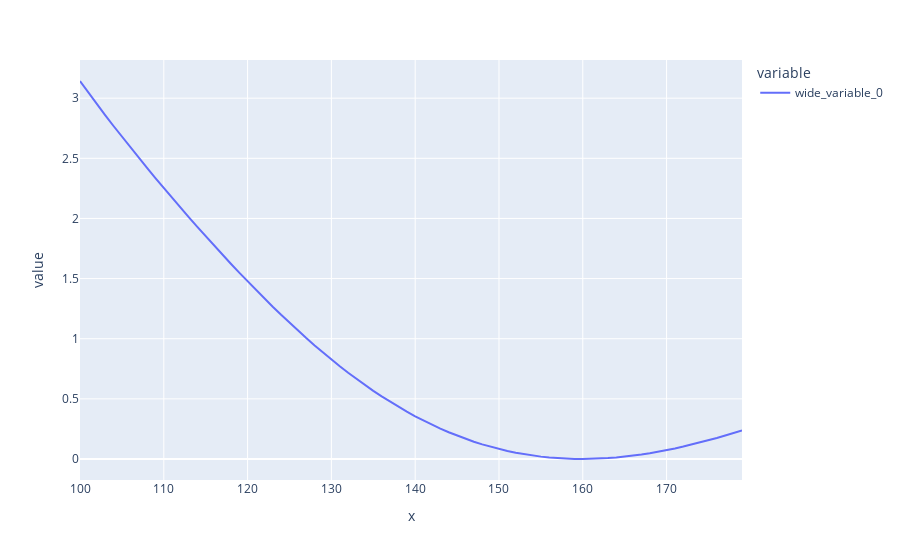

This figure's notebook cell:
### Code cell
fig = px.line(x=ang, y=[ena])

fig.show()
